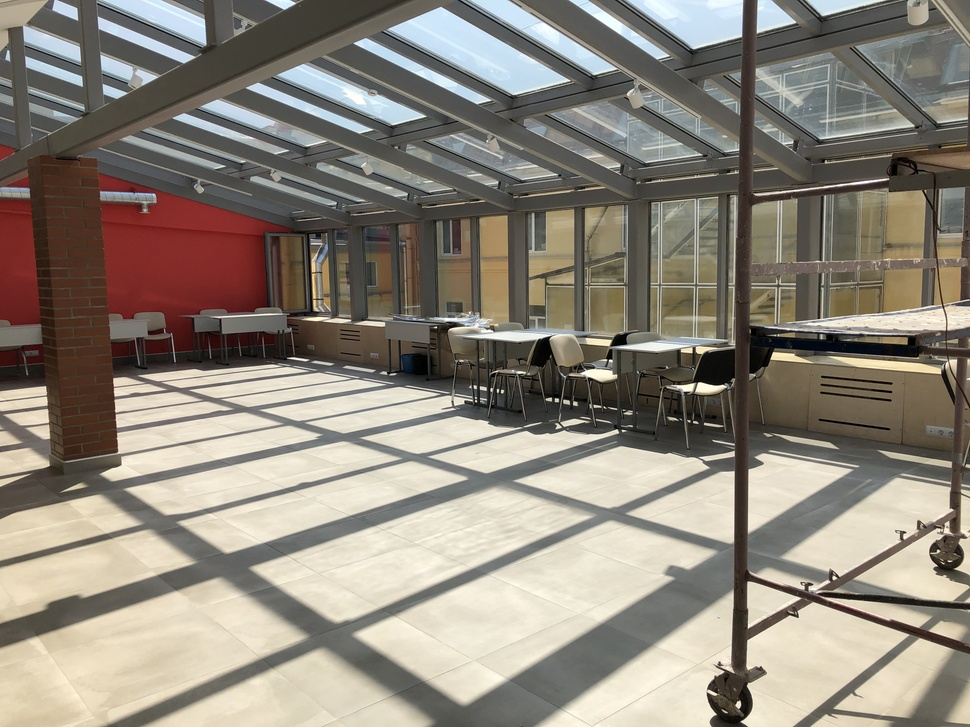
#> input picture project-m0009/task_1/simple.jpg, 970 x 727 px, shrunk from 4032 x 3024 before the run
$ python index.py   (older library calls are emulated)
#> lines starting #> are read from the running program, lines starting #| are printed output that depends on the picture
from skimage import *
import os
import numpy as np
import collections

# FIRST TASK
# В цветовом пространстве greyscale требуется реализовать
# алкгоритм скалярного равномерного квантования с переменной
# скоростью для постепенного уменьшение уровней яркости
# изображения. Сохранить изображение, в котором количество
# уровней яркости << 256, при этом визуально приемлемое качество.
class Lab1_first:
    def __init__(self, urlImage = 'simple.jpg'):
        # upload image from directory
#> called with urlImage = 'simple.jpg'
        self.image = io.imread(urlImage)
#> self.image is the input picture: shape (727, 970, 3); mean R, G, B 142.5, 135, 123.6
        self.lower_image = [self.dimming(self.make_grayscale(), 2**i) for i in range(3,8)]

    def call(self):
        self.save_image('first_simple_gray.jpg', self.make_grayscale())
        self.save_image('first_simple_dimmig_8.jpg', self.lower_image[0])
        self.save_image('first_simple_dimmig_16.jpg', self.lower_image[1])
        self.save_image('first_simple_dimmig_32.jpg', self.lower_image[2])

    def save_image(self, name, image):
        PATH = './lab_1_pic/'

        if not os.path.isdir(PATH):
            os.makedirs(PATH)

        io.imsave(PATH + name, image)
        print('Save done')


    # must be private

    def make_grayscale(self):
        r_channel = self.image[:,:,0]
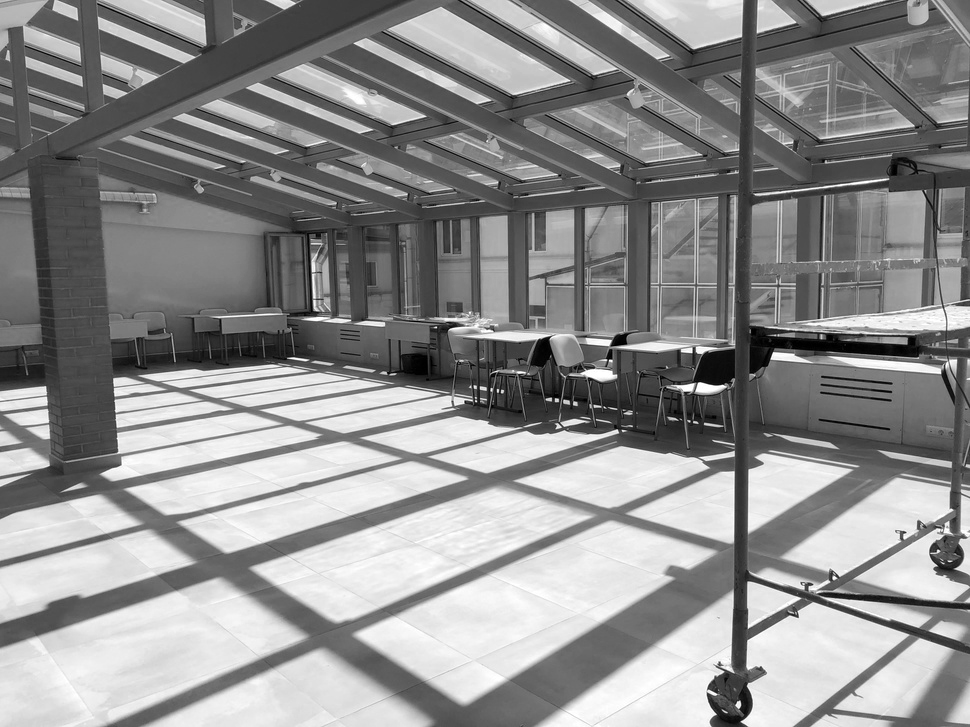
#> r_channel: shape (727, 970); min 0, max 255, mean 142.5

        return r_channel

    def dimming(self, image, level = 256):
#> called with level = 8
        image_temp = np.round(image/level) * level
        image_temp = np.clip(image_temp, 0, 255).astype('uint8')

        return image_temp

# FIRST SECOND
# В технологии JPEG применяется формат YUV для
# промежуточного представления изображения. В этом формате
# два канала (2 и 3) хранят информацию о цвете, а один канал - щ
# яркости. Требуется написать алгоритм
# децимации цветоразностных каналов. Необходимо реализовать
# отдельно кодирование и декодрирование.
class Lab1_second(Lab1_first):
    # [57 lines left out: functions __init__, call, from_rgb, to_rgb, do_decimation, decimation, not called in this run]

# THIRD TASK
# Для оценки работы алгоритмов в задании 1 и 2, необходимо
# посчитать энтропию и среднеквадратичную ошибку
class Lab1_third:
    # [9 lines left out: functions __init__, call, not called in this run]

    def mse(self, image1, image2):
        print(((image1-image2)**2).mean())

    # [7 lines left out: function entropy, not called in this run]

if __name__ == '__main__':
    lab_one = Lab1_first().call()
#> call 4 of dimming, with level = 64
#> in dimming (call 4), `image_temp = np.round(image/level) * level`:
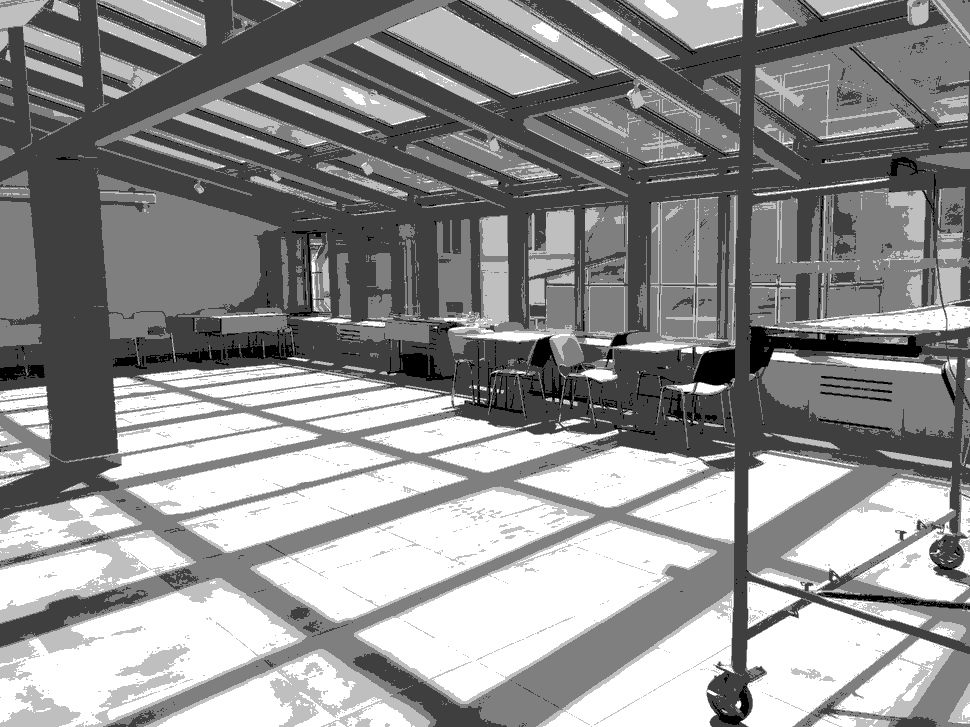
#> image_temp: shape (727, 970) float64; min 0, max 256, mean 145.9; drawn with min black and max white
#> in dimming (call 5), `image_temp = np.round(image/level) * level`:
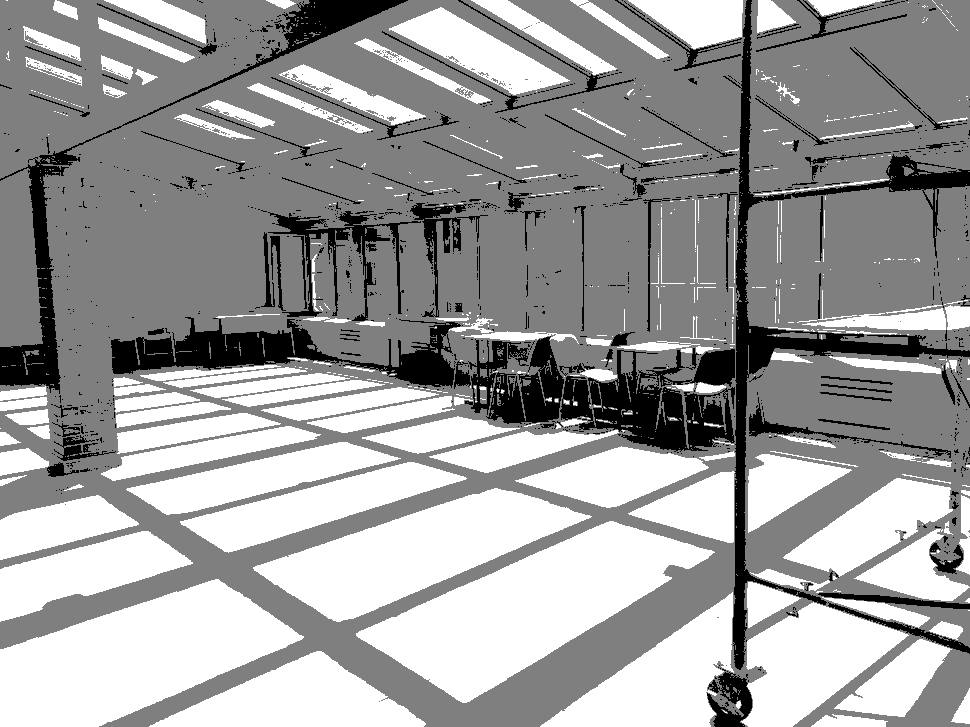
#> image_temp: shape (727, 970) float64; min 0, max 256, mean 158.5; drawn with min black and max white
#> in __init__, `self.lower_image = [self.dimming(self.make_grayscale(), 2**i) for i in..`: self.lower_image = 5 items
#> in save_image, `PATH = './lab_1_pic/'`: PATH = './lab_1_pic/'
    # lab_one = Lab1_second().call()
    # lab_one = Lab1_third().call()

$ run again, with project-m0009/task_1/IMG_7711.jpg copied over project-m0009/task_1/simple.jpg
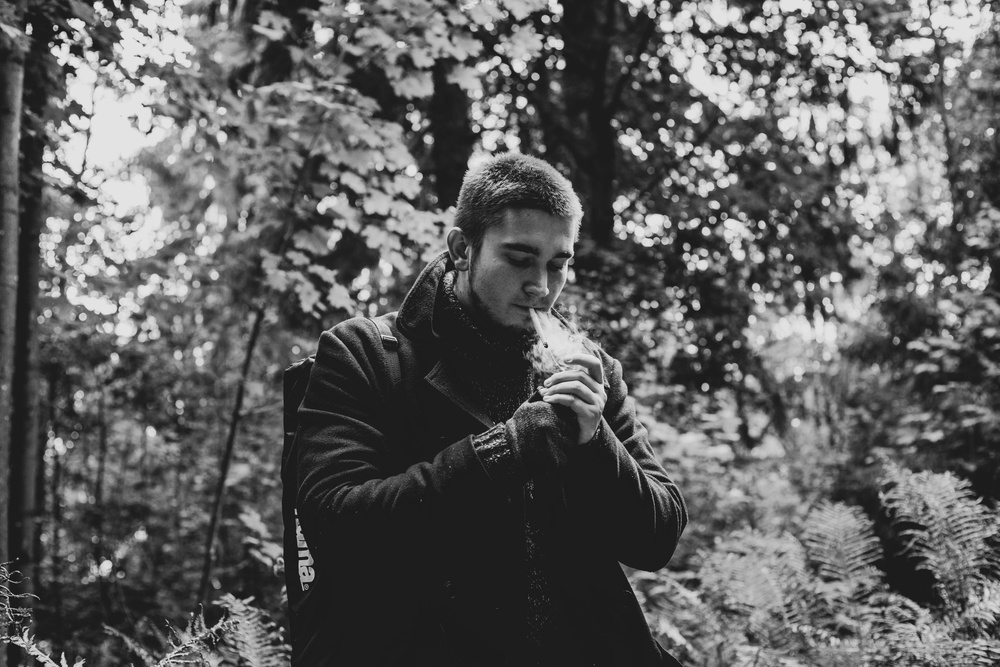
#> input picture project-m0009/task_1/IMG_7711.jpg, 1000 x 667 px, shrunk from 6240 x 4160 before the run
#> in __init__, self.image is the input picture: shape (667, 1000, 3); min 3, max 238, mean 95.3
#> in dimming (call 4), `image_temp = np.round(image/level) * level`:
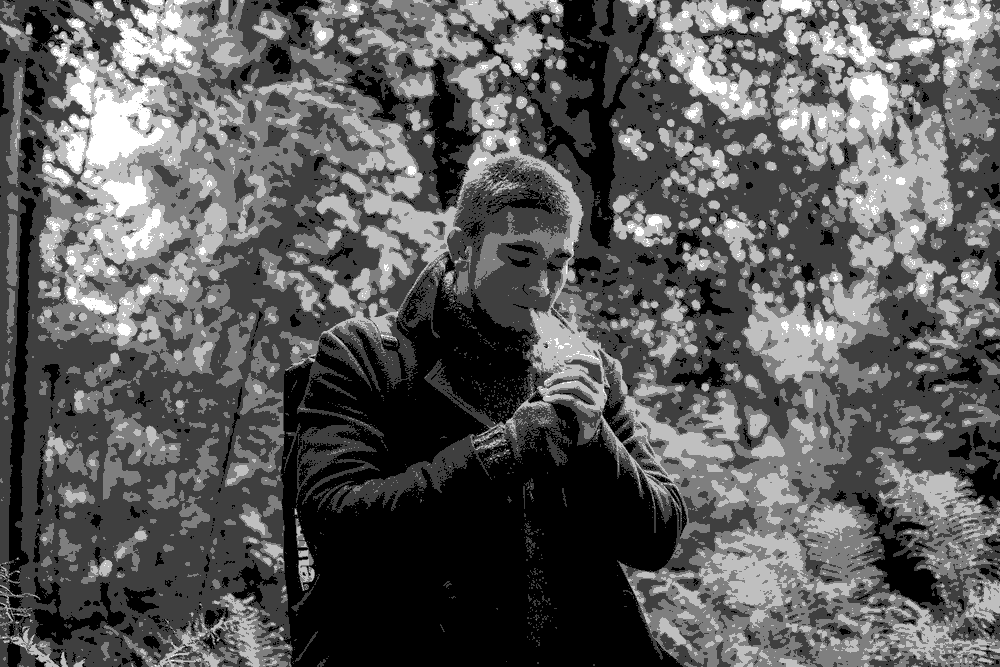
#> image_temp: shape (667, 1000) float64; min 0, max 256, mean 92.1; drawn with min black and max white
#> in dimming (call 5), `image_temp = np.round(image/level) * level`:
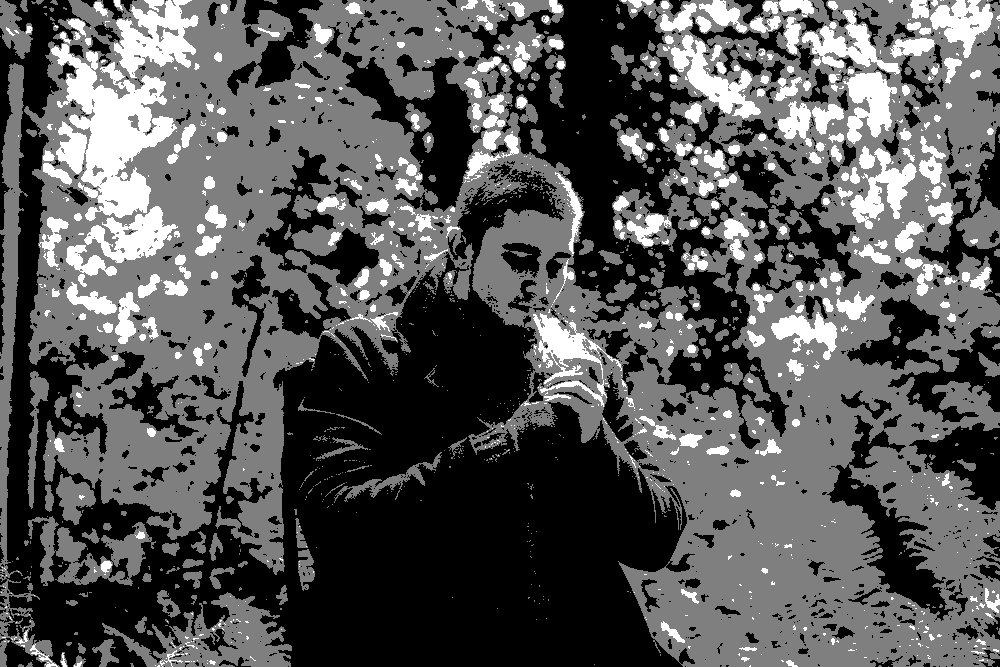
#> image_temp: shape (667, 1000) float64; min 0, max 256, mean 87.2; drawn with min black and max white
#> self.lower_image = 5 items
#> PATH = './lab_1_pic/'

$ run again, with project-m0009/task_1/IMG_7715.jpg copied over project-m0009/task_1/simple.jpg
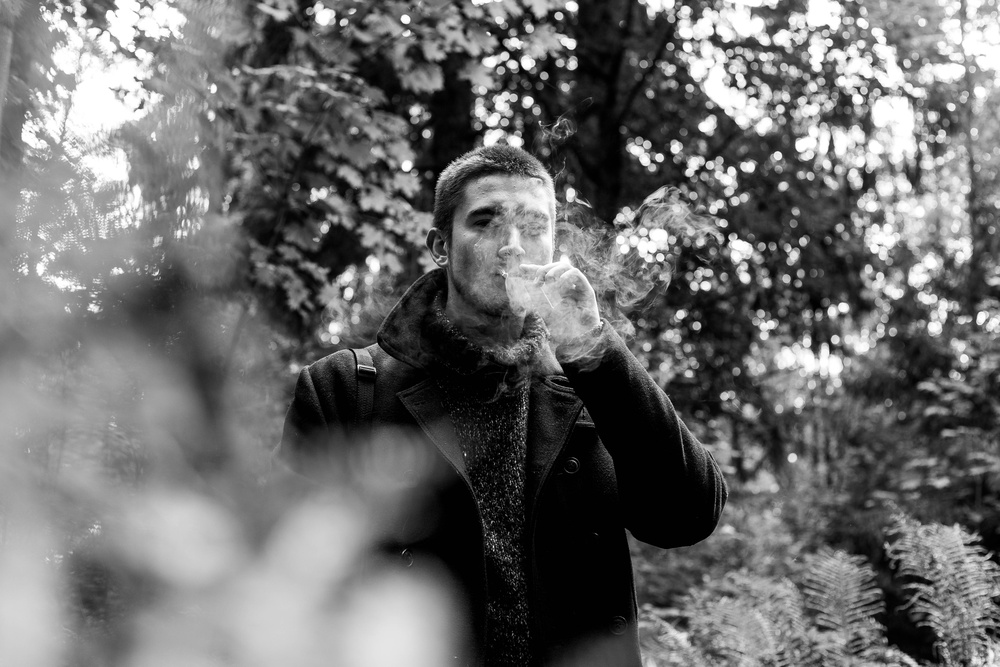
#> input picture project-m0009/task_1/IMG_7715.jpg, 1000 x 667 px, shrunk from 5923 x 3949 before the run
#> in __init__, self.image is the input picture: shape (667, 1000, 3); min 0, max 255, mean 108.7
#> in dimming (call 4), `image_temp = np.round(image/level) * level`:
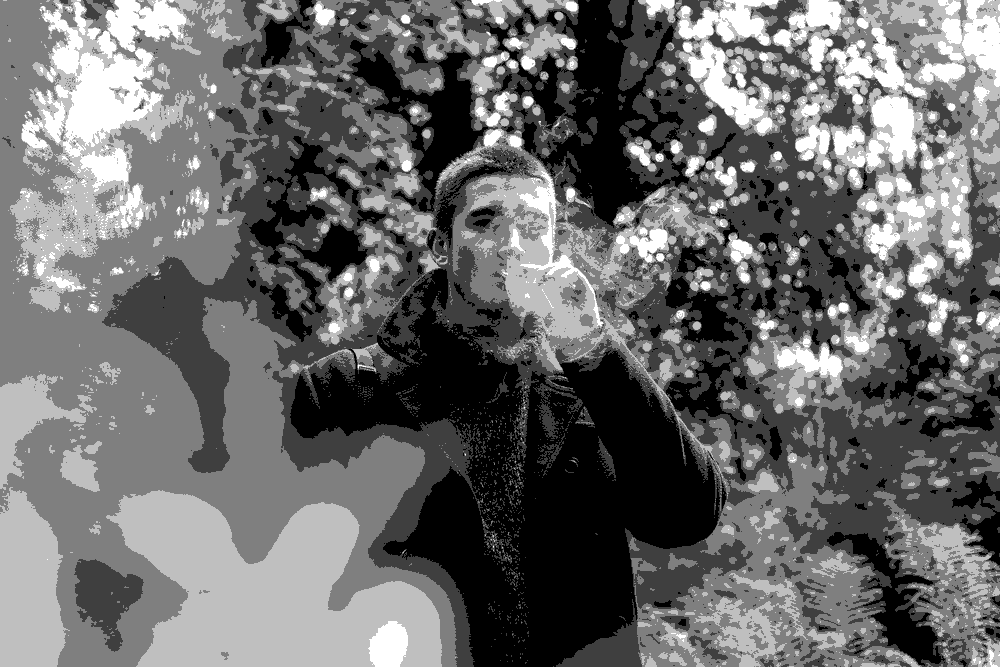
#> image_temp: shape (667, 1000) float64; min 0, max 256, mean 108.3; drawn with min black and max white
#> in dimming (call 5), `image_temp = np.round(image/level) * level`:
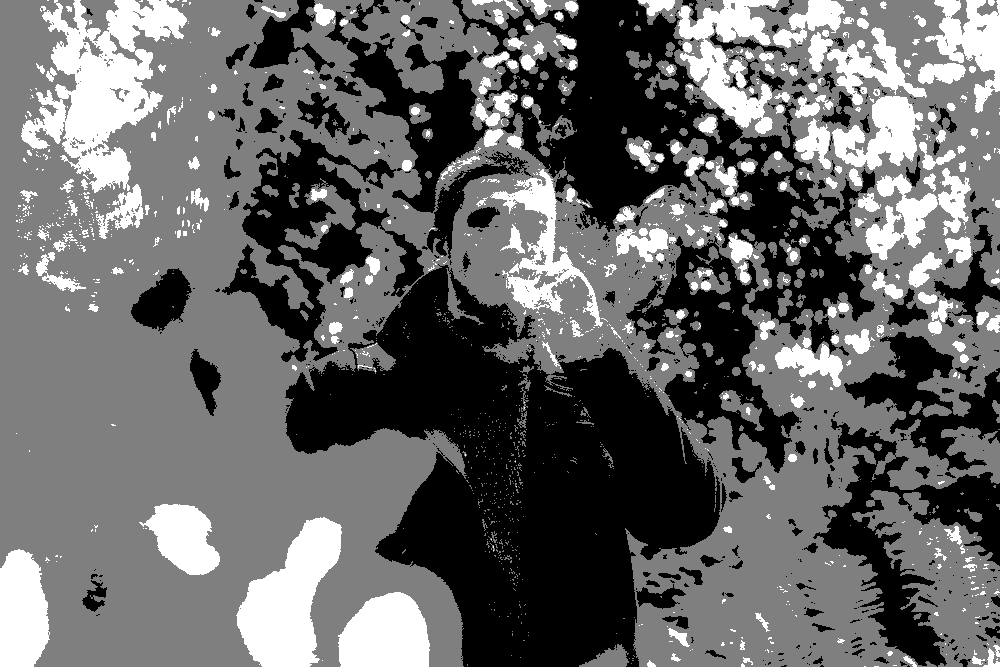
#> image_temp: shape (667, 1000) float64; min 0, max 256, mean 104.2; drawn with min black and max white
#> self.lower_image = 5 items
#> PATH = './lab_1_pic/'
